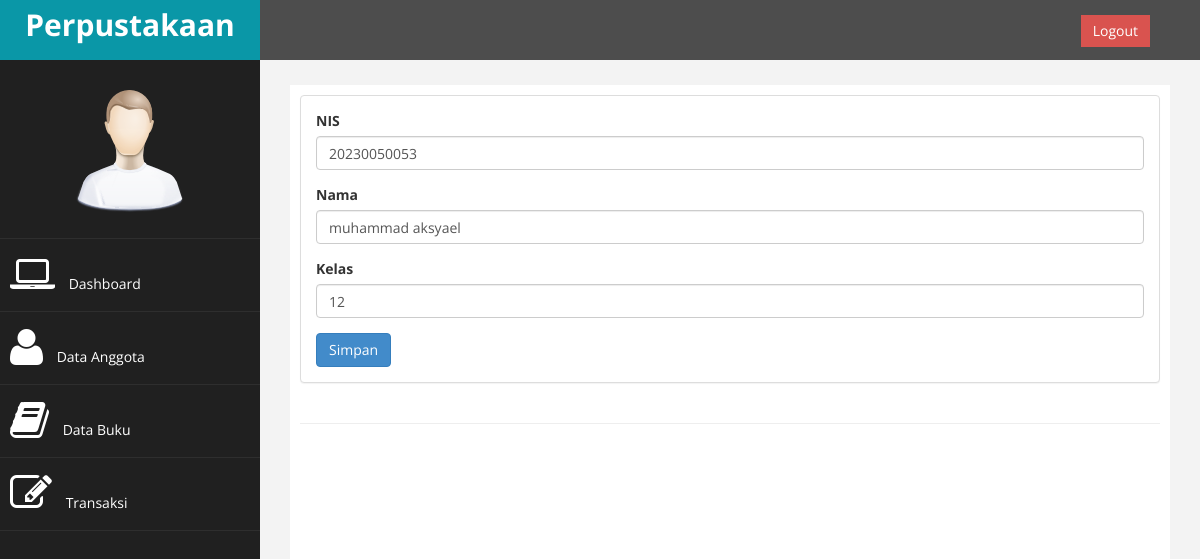
/index.php?page=anggota&aksi=ubah&id=20230050053 (signed in), run on the app's committed database.
### tables this page shows
CREATE TABLE `tb_anggota` (
  `nis` bigint(20) NOT NULL,
  `nama` varchar(200) NOT NULL,
  `kelas` int(2) NOT NULL
);

### page/anggota/ubah.php (the view, shortened to what this page needs)
<?php
$nis = $_GET['id'];
$sql = $koneksi->query("SELECT * FROM tb_anggota WHERE nis = '$nis'");
$tampil = $sql->fetch_assoc();
?>
<div class="panel panel-default">
    <div class="panel-body">
        <form method="POST" action="">
            <div class="row">
                <div class="col-md-12">
                    <div class="form-group">
                        <label>NIS</label>
                        <input class="form-control" name="nis" type="text" value="<?php echo $tampil['nis']; ?>"  />
                    </div>
                    <div class="form-group">
                        <label>Nama</label>
                        <input class="form-control" name="nama" value="<?php echo $tampil['nama']; ?>" />
                    </div>
                    <div class="form-group">
                        <label>Kelas</label>
                        <input class="form-control" name="kelas" type="number" value="<?php echo $tampil['kelas']; ?>" />
                    </div>
                    <div>
                        <input type="submit" name="simpan" value="Simpan" class="btn btn-primary">
                    </div>
                </div>
            </div>
        </form>
    </div>
</div>

### assets/css/custom.css (style rules this page uses)
body { font-family: 'Open Sans', sans-serif; }

### data on the page
tb_anggota: nis "20230050053", nama "muhammad aksyael", kelas "12"
